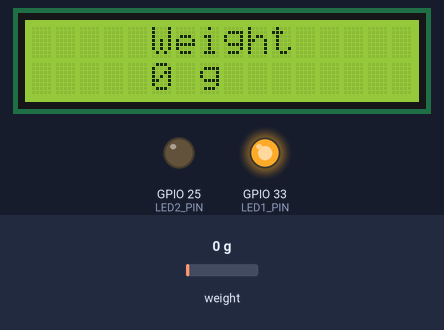
A sketch run on a simulated ESP32. Parts: 16×2 character LCD, output pins drawn as LEDs (lit = HIGH). The inputs (shaded band) are chosen by the test bench; at power-on: weight on the scale 0 g. What the sketch prints to the serial monitor is not drawn.

Above: at 1.2 s.
1.3 s: weight on the scale set to 1412 g
At 4.2 s:
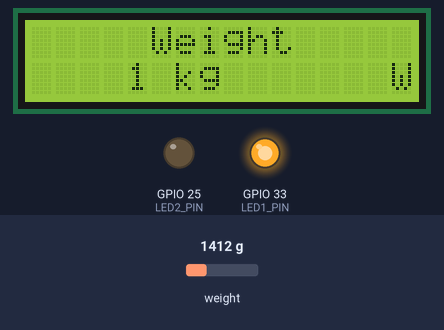
5.0 s: weight on the scale set to 1568 g
At 7.6 s:
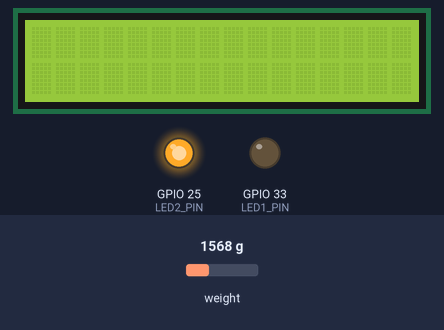
9.3 s: weight on the scale set to 1250 g
At 12.8 s:
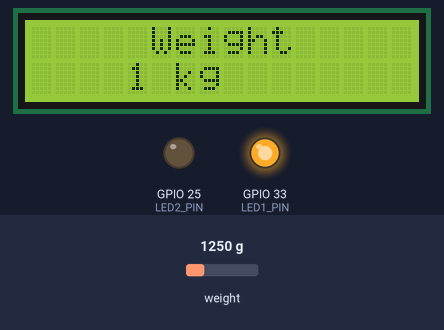
13.6 s: weight on the scale set to 1068 g
15.4 s: weight on the scale set to 949 g
At 18.8 s:
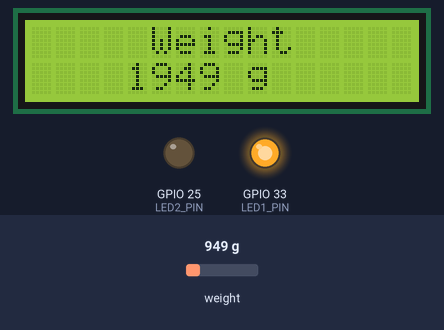
19.1 s: weight on the scale set to 2500 g
At 20.2 s:
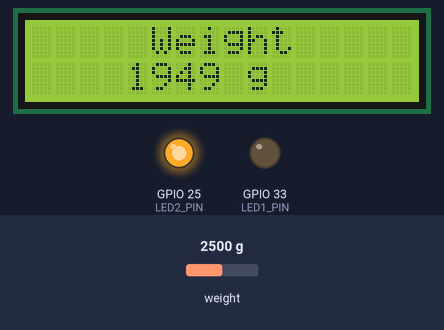
Timing chart, 0 to 22.1 s (numbered marks = the images above; inputs shaded):
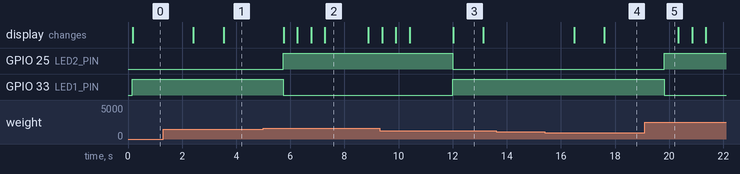

Measured:
- the behaviour switches between 1499 and 1500 g on weight on the scale (found by bisection; images 1 and 2)
- the behaviour switches between 1000 and 999 g on weight on the scale (found by bisection; images 3 and 4)
- after the input at 1.3 s, the display: first changes after 1.1 s (image 1 shows a later state)
- after the input at 5.0 s, GPIO 25 (LED2_PIN): LOW → HIGH after 0.75 s; GPIO 33 (LED1_PIN): HIGH → LOW after 0.75 s; the display: first changes after 0.76 s (image 2 shows a later state)
- after the input at 9.3 s, GPIO 25 (LED2_PIN): HIGH → LOW after 2.7 s; GPIO 33 (LED1_PIN): LOW → HIGH after 2.7 s; the display: first differs from a run without the input after 2.7 s (image 3)
- after the input at 13.6 s, every drawn part: stays the same
- after the input at 15.4 s, the display: first changes after 1.1 s (image 4 shows a later state)
- after the input at 19.1 s, GPIO 25 (LED2_PIN): LOW → HIGH after 0.72 s; GPIO 33 (LED1_PIN): HIGH → LOW after 0.72 s

The sketch:

monitoring_load.ino
```cpp
#include <Arduino.h>
#include "HX711.h"
#include <Wire.h>
#include <LCD_I2C.h>

#define LED1_PIN 33
#define LED2_PIN 25

const int LOADCELL_DOUT_PIN = 5;
const int LOADCELL_SCK_PIN = 18;

LCD_I2C lcd(0x27, 16, 2);
HX711 scale;

int reading;
int lastReading;
#define CALIBRATION_FACTOR 0.41923

// function to display weight
int displayWeight(int weight){
    // Overload Condition - Weight greater than or equal to 1500 grams
    if(weight >= 1500){
        digitalWrite(LED2_PIN, HIGH);
        digitalWrite(LED1_PIN, LOW);
        for(int i = 0; i < 2; i++){
            lcd.print("   Overload!!");
            delay(500);
            lcd.clear(); // for blinking of LCD
            delay(500);
        }
        return 0;
    }

    // Weight printed in grams if less than 1000 grams
    if(weight < 1000){
        digitalWrite(LED1_PIN, HIGH);
        digitalWrite(LED2_PIN, LOW);
        lcd.print("     Weight");
        lcd.setCursor(5,1);
        lcd.print(weight);
        lcd.print(" ");
        lcd.print("g   ");
        Serial.print("Weight: ");
        Serial.print(weight);
        Serial.println(" g");
        return 0;
    }

    // Weight printed in kilograms if greater than or equal to 100 grams
    if(weight >= 1000){
        digitalWrite(LED1_PIN, HIGH);
        digitalWrite(LED2_PIN, LOW);
        lcd.print("     Weight");
        lcd.setCursor(4,1);
        lcd.print(weight/1000);
        lcd.print(" ");
        lcd.print("kg  ");
        Serial.print("Weight: ");
        Serial.print(weight);
        Serial.println(" g");
        return 0;
    }
}

// Setting up the components
void setup() {
    Serial.begin(115200);
    lcd.begin();
    lcd.backlight();
    pinMode(LED1_PIN, OUTPUT);
    pinMode(LED2_PIN, OUTPUT);
    scale.begin(LOADCELL_DOUT_PIN, LOADCELL_SCK_PIN);
    scale.set_scale(CALIBRATION_FACTOR);  // setting up the load cell with its calibration factor
}

// Code to run repeatedly
void loop() {
    reading = round(scale.get_units());
    displayWeight(reading); // calling displayweight function
    delay(1000);
    lastReading = reading;
}
```
